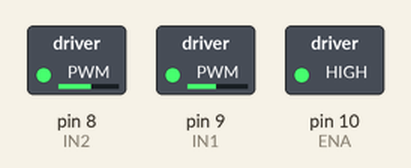
Recording of a sketch running on a simulated Arduino Uno, built with avr-gcc and run on an emulated ATmega328P. Shown: switched loads named in the sketch (green lamp = pin HIGH).

Above: at 0.1 s.
Timing chart, 0 to 1.6 s (numbered marks = the images above):
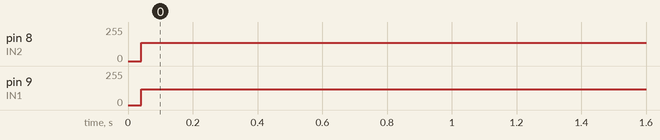

Measured:
- by itself, pin 8 (IN2): 0/255 → 137/255 at 0.04 s
- by itself, pin 9 (IN1): 0/255 → 120/255 at 0.04 s

The sketch:

Code.ino
```cpp
int ENA = 10;
int IN1 = 9;
int IN2 = 8;

void setup() {
  pinMode(ENA, OUTPUT);
  pinMode(IN1, OUTPUT);
  pinMode(IN2, OUTPUT);

  digitalWrite(ENA, HIGH);   // Enable L298N
}

void loop() {
  digitalWrite(IN1, HIGH);
  digitalWrite(IN2, LOW);
  delayMicroseconds(12);

  digitalWrite(IN1, LOW);
  digitalWrite(IN2, HIGH);
  delayMicroseconds(12);
}
```
